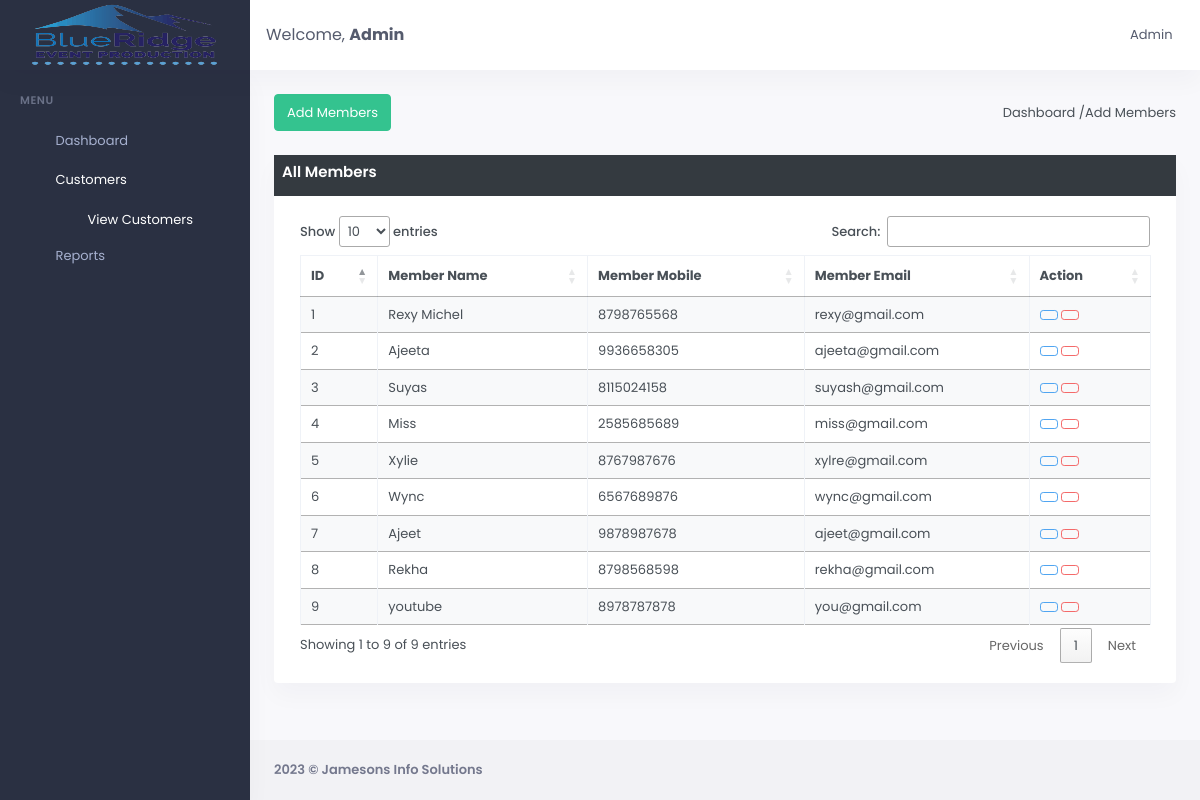
Page /Admin/add-Customer.php (signed in) on the committed database.
### tables this page shows
CREATE TABLE `tbl_members` (
  `mem_id` int(11) NOT NULL,
  `mem_name` varchar(255) NOT NULL,
  `mem_mobile` varchar(15) NOT NULL,
  `mem_email` varchar(200) NOT NULL,
  `mem_updated_at` timestamp NOT NULL DEFAULT current_timestamp(),
  `mem_status` int(2) NOT NULL
);

### Admin/add-Customer.php (the view, shortened to what this page needs)
<?php
include 'includes/connection.php';
$lgmail = $_SESSION['admin_login_email'];
if (strlen($lgmail) == 0) {
    header("location: index.php");
} else {
?>
    <!doctype html>
    <html lang="en">
    <head>
        <link href="assets/css/bootstrap.min.css" id="bootstrap-style" rel="stylesheet" type="text/css" />
        <link href="assets/css/icons.min.css" rel="stylesheet" type="text/css" />
        <link href="assets/libs/sweetalert2/sweetalert2.min.css" rel="stylesheet" type="text/css" />
        <link href="https://cdn.datatables.net/1.13.1/css/jquery.dataTables.min.css" rel="stylesheet" type="text/css" />
        <link href="assets/css/app.min.css" id="app-style" rel="stylesheet" type="text/css" />
    </head>
    <body data-sidebar="dark" data-layout-mode="light">
        <div id="layout-wrapper">
            <?php include 'header.php'; ?>
            <?php include 'sidebar.php'; ?>
            <div class="main-content">
                <div class="page-content">
                    <div class="container-fluid">
                        <div class="row">
                            <div class="col-12">
                                <div class="page-title-box d-sm-flex align-items-center justify-content-between">
                                    <button type="button" class="btn btn-success" onclick="showRow()" id="btnShow"><i class="bx bx-plus"></i>Add Members</button>
                                    <div class="">
                                        <ol class="breadcrumb m-0">
                                            <li>Dashboard / </li>
                                            <li>Add Members</li>
                                        </ol>
                                    </div>
                                </div>
                            </div>
                        </div>
                        <div class="row">
                            <div class="col-12">
                                <div class="card">
                                    <div class="bg-dark text-white p-2">
                                        <h3 class="card-title">All Members</h3>
                                    </div>
                                    <div class="card-body">
                                        <div class="container">
                                            <div class="row">
                                                <div class=" table-responsive">
                                                    <table class="table table-editable align-middle table-edits table-striped table-bordered border-2" id="myTable">
                                                        <thead>
                                                            <tr>
                                                                <th>ID</th>
                                                                <th>Member Name</th>
                                                                <th>Member Mobile</th>
                                                                <th>Member Email</th>
                                                                <th>Action</th>
                                                            </tr>
                                                        </thead>
                                                        <tbody>
                                                            <?php
                                                            $getMember = " SELECT * FROM tbl_members WHERE mem_status=1 ORDER BY mem_id DESC";
                                                            $Selectquery = $conn->prepare($getMember);
                                                            $Selectquery->execute();
                                                            $results = $Selectquery->fetchAll(PDO::FETCH_OBJ);
                                                            if ($Selectquery->rowCount() > 0) {
                                                                $sr = 1;
                                                                foreach ($results as $result) {
                                                            ?>
                                                                    <tr>
                                                                        <td data-field="id"><?php echo $sr; ?></td>
                                                                        <td data-field="name"><?php echo htmlentities($result->mem_name); ?></td>
                                                                        <td data-field="mobile"><?php echo htmlentities($result->mem_mobile); ?></td>
                                                                        <td data-field="email"><?php echo htmlentities($result->mem_email); ?></td>
                                                                        <td style="width: 100px">
                                                                            <a class="btn btn-outline-info btn-sm edit" title="Edit">
                                                                            </a>
                                                                            <a class="btn btn-outline-danger  btn-sm deletes" title="Delete" onclick="return delete_record(<?php echo htmlentities($result->mem_id); ?>)">
                                                                            </a>
                                                                        </td>
                                                                    </tr>
                                                            <?php $sr++;
                                                                }
                                                            } else {
                                                                echo "No Record Found !";
                                                            }
                                                            ?>
                                                        </tbody>
                                                    </table>
                                                </div>
                                            </div>
                                        </div>
                                    </div>
                                </div>
                            </div>
                        </div>
                    </div>
                </div>
                <?php include 'footer.php'; ?>
            </div>
        </div>
    </body>
    </html>
<?php }  ?>

### Admin/header.php (shortened to what this page needs)
<?php
$adminid = $_SESSION['admin_login_email'];
$getAdminName = "SELECT * FROM tbl_admin WHERE admin_email='$adminid'";
$adminName = $conn->prepare($getAdminName);
$adminName->execute();
$admin = $adminName->fetch(PDO::FETCH_ASSOC);
?>
<header id="page-topbar">
<div class="navbar-header">
    <div class="d-flex">
        <div class="navbar-brand-box">
            <a href="dashboard.php" class="logo logo-light">
                <span class="logo-lg">
                    <img src="assets/images/logo-light.png" alt="" height="70px" width="100%">
                </span>
            </a>
        </div>
        <button type="button" class="btn btn-sm px-3 font-size-16 header-item waves-effect" id="vertical-menu-btn">
            <li class="nav-item d-none d-sm-inline-block">
      <a href="#" class="nav-link">Welcome, <strong title="Admin Name"><?php echo $admin['admin_name']; ?></strong></a>
    </li>
        </button>
    </div>
    <div class="d-flex">
        <div class="dropdown d-inline-block">
            <button type="button" class="btn header-item waves-effect" id="page-header-user-dropdown"
            data-bs-toggle="dropdown" aria-haspopup="true" aria-expanded="false">
                <span class="d-none d-xl-inline-block ms-1" key="t-henry">Admin</span>
            </button>
        </div>
    </div>
</div>
</header>

### Admin/sidebar.php (shortened to what this page needs)
<div class="vertical-menu">
    <div data-simplebar class="h-100">
        <div id="sidebar-menu">
            <ul class="metismenu list-unstyled" id="side-menu">
                <li class="menu-title" key="t-menu">Menu</li>
                <li>
                    <a href="dashboard.php" class="waves-effect">
                        <i class="bx bx-home"></i>
                        <span key="t-ecommerce">Dashboard</span>
                    </a>
                </li>
                <li>
                    <a href="javascript: void(0);" class="has-arrow waves-effect">
                        <i class="bx bx-user-plus"></i>
                        <span key="t-ecommerce">Customers</span>
                    </a>
                    <ul class="sub-menu" aria-expanded="false">
                    <li><a href="add-Customer.php" key="t-products"><i class="bx bxs-show"></i> View Customers</a></li>
                    </ul>
                </li>
                <li>
                    <a href="javascript: void(0);" class="has-arrow waves-effect">
                        <i class="bx bxs-report"></i>
                        <span key="t-ecommerce">Reports</span>
                    </a>
                </li>
        </div>
    </div>
</div>

### Admin/footer.php
<footer class="footer">
<div class="container-fluid">
    <div class="row">
        <div class="col-sm-12 ">
           <div class="fw-bold">
            <script>document.write(new Date().getFullYear())</script> ©
            Jamesons Info Solutions
            </div>
        </div>
    </div>
</div>
</footer>

### rows in the picture
tbl_members: mem_name "Rexy Michel", mem_mobile "8798765568", mem_email "rexy@gmail.com"
tbl_members: mem_name "Ajeeta", mem_mobile "9936658305", mem_email "ajeeta@gmail.com"
tbl_members: mem_name "Suyas", mem_mobile "8115024158", mem_email "suyash@gmail.com"
tbl_members: mem_name "Miss", mem_mobile "2585685689", mem_email "miss@gmail.com"
tbl_members: mem_name "Xylie", mem_mobile "8767987676", mem_email "xylre@gmail.com"
tbl_members: mem_name "Wync", mem_mobile "6567689876", mem_email "wync@gmail.com"
tbl_members: mem_name "Ajeet", mem_mobile "9878987678", mem_email "ajeet@gmail.com"
tbl_members: mem_name "Rekha", mem_mobile "8798568598", mem_email "rekha@gmail.com"
tbl_members: mem_name "youtube", mem_mobile "8978787878", mem_email "you@gmail.com"

### other values in the picture
$admin['admin_name'] "Admin"
